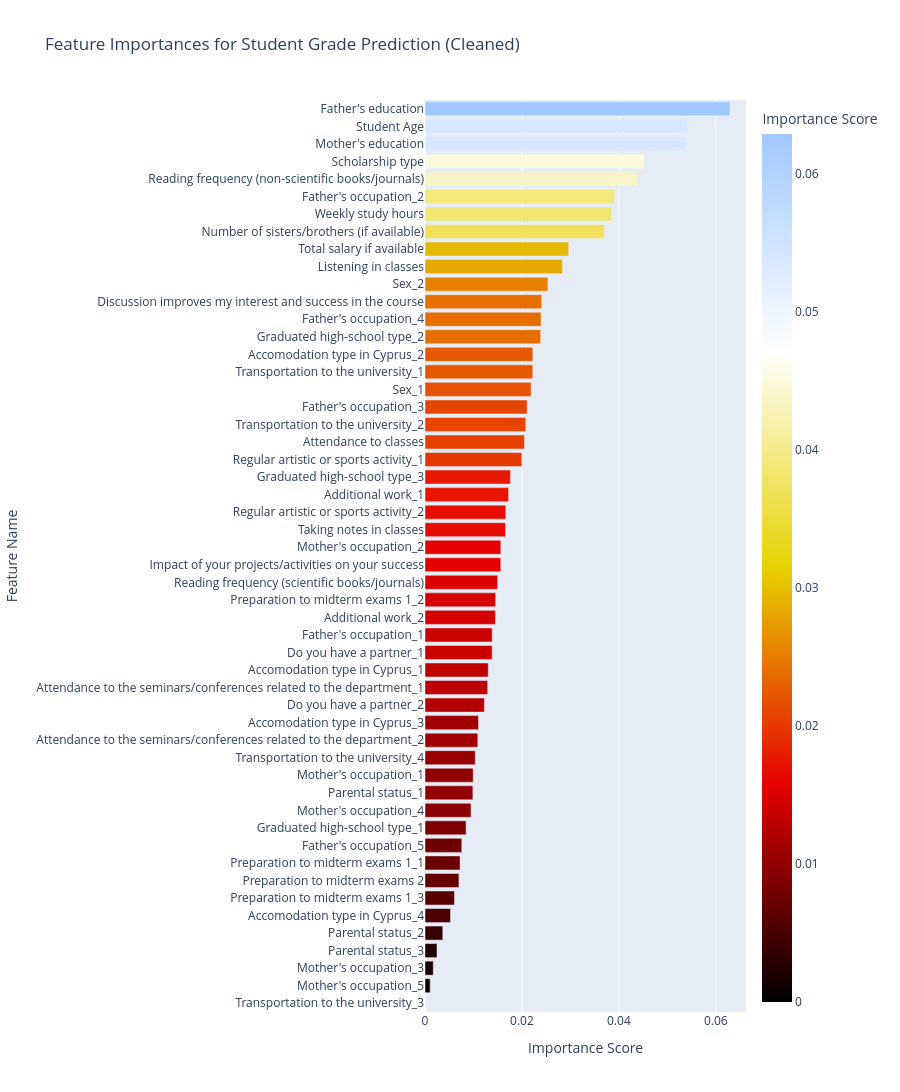

The notebook cell this image was saved under:
### Markdown cell above
Now that we have a new dataframe, we can re-do all previous steps to get a new optimal model and examine the feature importances.

### Code cell
# Seperate features and target variable again with cleaned data
X_cleaned = hesp_df_encoded_scaled_cleaned.drop([TARGET_COLUMN_NAME], axis=1, errors='ignore')
# y will remain the same as before since target variable is unchanged

# Split into training and testing sets with cleaned features
X_train_binned_cleaned, X_test_binned_cleaned, y_train_binned, y_test_binned = train_test_split(X_cleaned, y_binned, test_size=0.2, random_state=42)

# Re-run the randomized search with cleaned features
random_search_cleaned = RandomizedSearchCV(
    estimator=RandomForestClassifier(random_state=42),
    param_distributions=param_distributions,  # Using previous hyperparameter grid
    n_iter=250,  # Number of parameter settings that are sampled
    scoring='accuracy',  # Score on accuracy
    cv=5,  # 5-Fold Cross-Validation
    verbose=0,  # Disable verbose output for cleaner reporting
    random_state=42,
    n_jobs=-1  # Use all available cores for training, increasing overall speed
)

# Fit the Randomized Search to the cleaned dataset
random_search_cleaned.fit(X_train_binned_cleaned, y_train_binned)  #Using the binned labels for classification

# Print the basic results
print(f"Best Accuracy (Cleaned): {random_search_cleaned.best_score_} with hyperparameters: {random_search_cleaned.best_params_}")

# Evaluate the best model on the test set
best_model_cleaned = random_search_cleaned.best_estimator_  # Pull out the best model from the search
y_pred_binned_cleaned = best_model_cleaned.predict(X_test_binned_cleaned)  # Predict on the test set
test_accuracy_binned_cleaned = accuracy_score(y_test_binned, y_pred_binned_cleaned)  # Calculate test accuracy
print(f"Test Accuracy of Best Model on Binned Labels (Cleaned): {test_accuracy_binned_cleaned:.3f}")

# Pull out feature importances from the cleaned best model
feature_importances_cleaned = best_model_cleaned.feature_importances_
feature_names_cleaned = X_cleaned.columns

# Zip feature names and their corresponding importances together to sort
sorted_importances_cleaned = sorted(zip(feature_names_cleaned, feature_importances_cleaned), key=lambda x: x[1], reverse=True)

# Place feature importances for the cleaned model into a pandas dataframe for easier plotting
importance_df_cleaned = pd.DataFrame({
    'Feature': [name for name, _ in sorted_importances_cleaned],
    'Importance': [importance for _, importance in sorted_importances_cleaned]
})

# Create a bar chart using Plotly
fig = px.bar(
    importance_df_cleaned,
    x='Importance',
    y='Feature',
    orientation='h',
    title='Feature Importances for Student Grade Prediction (Cleaned)',
    labels={'Importance': 'Importance Score', 'Feature': 'Feature Name'},
    color='Importance',
    color_continuous_scale='Blackbody'
)

# Update layout for better readability
fig.update_layout(
    height=1500,  # Increased height to fit all feature names
    showlegend=False,
    yaxis={'categoryorder': 'total ascending'}  # Sort features by importance
)
fig.show()

### Figure 1 — Plotly figure (JSON) as saved in the notebook; plotly's stock layout.template omitted (floating-point values rounded to 4 significant figures)
{"data": [{"hovertemplate": "Importance Score=%{marker.color}<br>Feature Name=%{y}<extra></extra>", "legendgroup": "", "marker": {"color": [0.06291, 0.05404, 0.05391, 0.04517, 0.04383, 0.03911, 0.03849, 0.03699, 0.02964, 0.02835, 0.02535, 0.02408, 0.02393, 0.02386, 0.02224, 0.02223, 0.02188, 0.02108, 0.02079, 0.02052, 0.01998, 0.01763, 0.01725, 0.01667, 0.01661, 0.01564, 0.01563, 0.01498, 0.01458, 0.01453, 0.01386, 0.01386, 0.01305, 0.01293, 0.01225, 0.01104, 0.0109, 0.01037, 0.009944, 0.009877, 0.009501, 0.008475, 0.007584, 0.00723, 0.007007, 0.006074, 0.005252, 0.003667, 0.002471, 0.001705, 0.001064, 0.0], "coloraxis": "coloraxis", "pattern": {"shape": ""}}, "name": "", "orientation": "h", "showlegend": false, "textposition": "auto", "type": "bar", "x": [0.06291, 0.05404, 0.05391, 0.04517, 0.04383, 0.03911, 0.03849, 0.03699, 0.02964, 0.02835, 0.02535, 0.02408, 0.02393, 0.02386, 0.02224, 0.02223, 0.02188, 0.02108, 0.02079, 0.02052, 0.01998, 0.01763, 0.01725, 0.01667, 0.01661, 0.01564, 0.01563, 0.01498, 0.01458, 0.01453, 0.01386, 0.01386, 0.01305, 0.01293, 0.01225, 0.01104, 0.0109, 0.01037, 0.009944, 0.009877, 0.009501, 0.008475, 0.007584, 0.00723, 0.007007, 0.006074, 0.005252, 0.003667, 0.002471, 0.001705, 0.001064, 0.0], "xaxis": "x", "y": ["Father's education", "Student Age", "Mother's education", "Scholarship type", "Reading frequency (non-scientific books/journals)", "Father's occupation_2", "Weekly study hours", "Number of sisters/brothers (if available)", "Total salary if available", "Listening in classes", "Sex_2", "Discussion improves my interest and success in the course", "Father's occupation_4", "Graduated high-school type_2", "Accomodation type in Cyprus_2", "Transportation to the university_1", "Sex_1", "Father's occupation_3", "Transportation to the university_2", "Attendance to classes", "Regular artistic or sports activity_1", "Graduated high-school type_3", "Additional work_1", "Regular artistic or sports activity_2", "Taking notes in classes", "Mother's occupation_2", "Impact of your projects/activities on your success", "Reading frequency (scientific books/journals)", "Preparation to midterm exams 1_2", "Additional work_2", "Father's occupation_1", "Do you have a partner_1", "Accomodation type in Cyprus_1", "Attendance to the seminars/conferences related to the department_1", "Do you have a partner_2", "Accomodation type in Cyprus_3", "Attendance to the seminars/conferences related to the department_2", "Transportation to the university_4", "Mother's occupation_1", "Parental status_1", "Mother's occupation_4", "Graduated high-school type_1", "Father's occupation_5", "Preparation to midterm exams 1_1", "Preparation to midterm exams 2", "Preparation to midterm exams 1_3", "Accomodation type in Cyprus_4", "Parental status_2", "Parental status_3", "Mother's occupation_3", "Mother's occupation_5", "Transportation to the university_3"], "yaxis": "y"}], "layout": {"barmode": "relative", "coloraxis": {"colorbar": {"title": {"text": "Importance Score"}}, "colorscale": [[0, "rgb(0,0,0)"], [0.25, "rgb(230,0,0)"], [0.5, "rgb(230,210,0)"], [0.75, "rgb(255,255,255)"], [1, "rgb(160,200,255)"]]}, "height": 1500, "legend": {"tracegroupgap": 0}, "showlegend": false, "title": {"text": "Feature Importances for Student Grade Prediction (Cleaned)"}, "xaxis": {"anchor": "y", "domain": [0, 1], "title": {"text": "Importance Score"}}, "yaxis": {"anchor": "x", "categoryorder": "total ascending", "domain": [0, 1], "title": {"text": "Feature Name"}}}}
